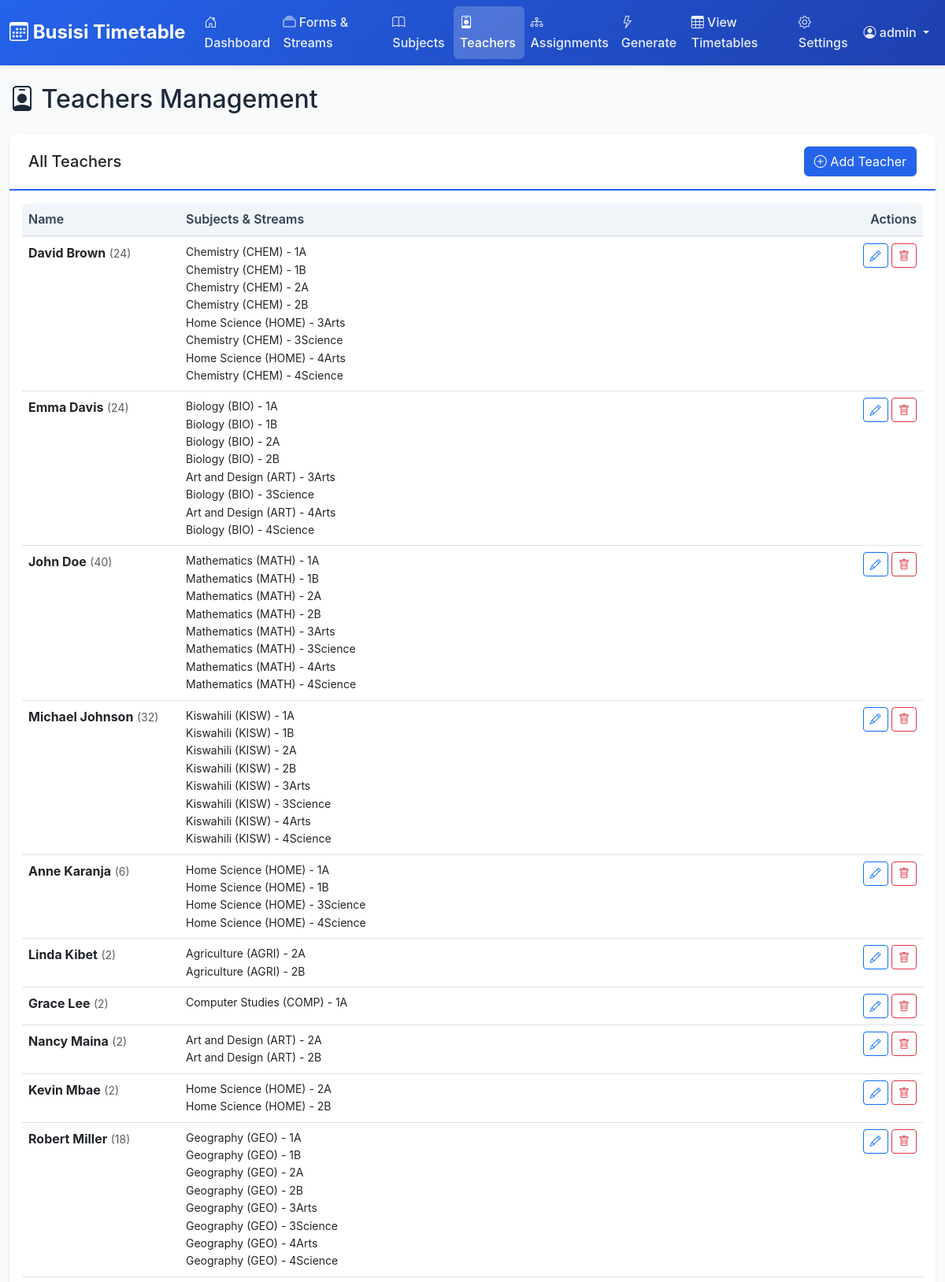
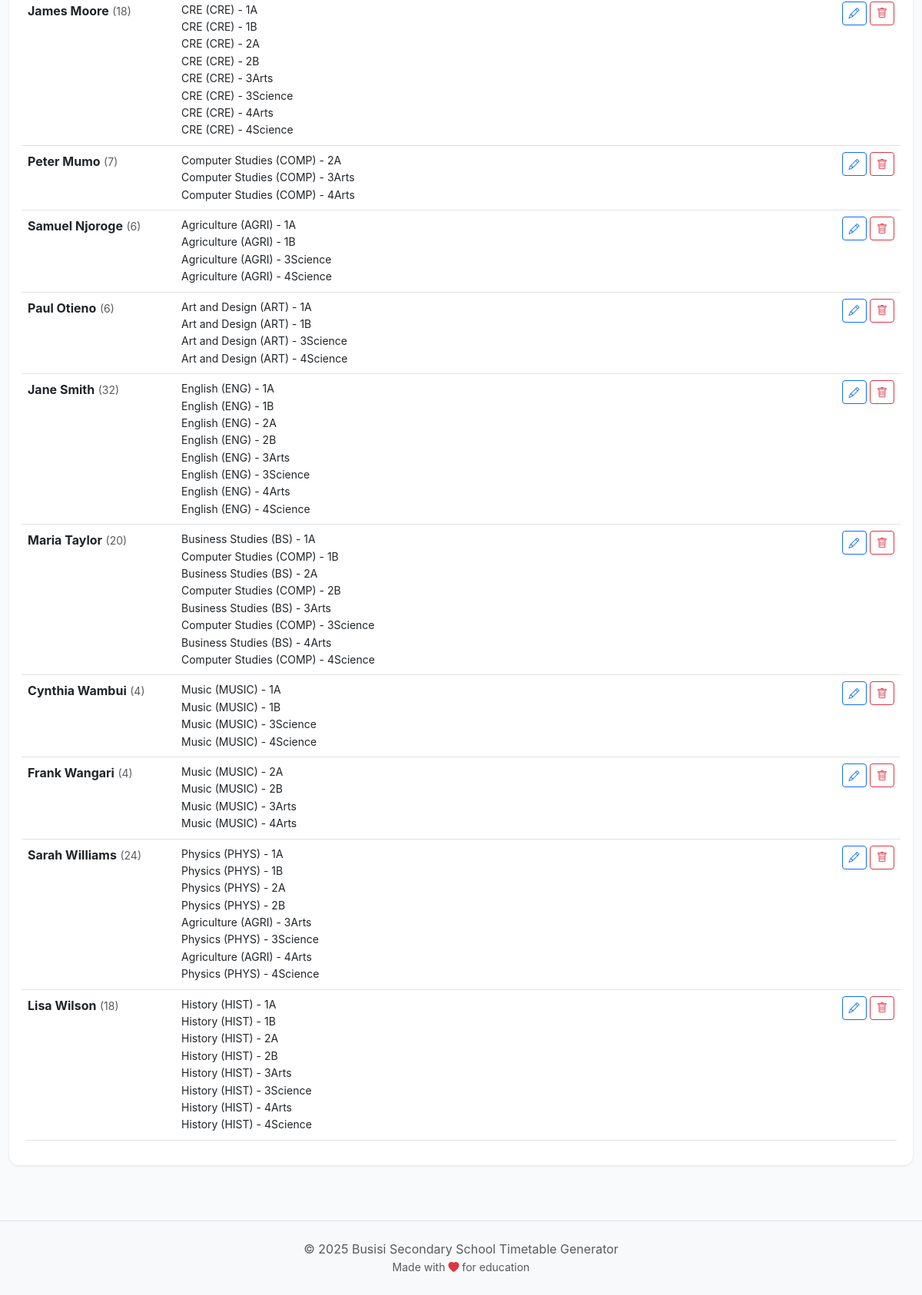
The app's page /admin/teachers.php (signed in) with its own data (2 pictures, top to bottom).
### tables this page shows
CREATE TABLE IF NOT EXISTS `teachers` (
  `id` int(11) NOT NULL AUTO_INCREMENT,
  `first_name` varchar(50) NOT NULL,
  `last_name` varchar(50) NOT NULL,
  `email` varchar(100) DEFAULT NULL,
  `phone` varchar(20) DEFAULT NULL,
  `employee_id` varchar(50) DEFAULT NULL,
  `created_at` timestamp NOT NULL DEFAULT CURRENT_TIMESTAMP,
  PRIMARY KEY (`id`),
  UNIQUE KEY `employee_id` (`employee_id`)
);

### includes/functions.php (called while the page is built, shortened)
<?php
function getAllTeachers() {
    $db = getDB();
    $stmt = $db->query("SELECT * FROM teachers ORDER BY last_name, first_name");
    return $stmt->fetchAll();
}
function getTeacherAssignments($teacherId) {
    $db = getDB();
    $stmt = $db->prepare("SELECT sa.*,
                         s.name as stream_name, f.name as form_name,
                         sub.name as subject_name, sub.code as subject_code
                         FROM subject_assignments sa
                         JOIN streams s ON sa.stream_id = s.id
                         JOIN forms f ON s.form_id = f.id
                         JOIN subjects sub ON sa.subject_id = sub.id
                         WHERE sa.teacher_id = ?
                         ORDER BY f.display_order, s.name, sub.name");
    $stmt->execute([$teacherId]);
    return $stmt->fetchAll();
}

### admin/teachers.php (the view, shortened to what this page needs)
<?php
require_once '../includes/functions.php';
$teachers = getAllTeachers();
?>
<?php require_once '../includes/header.php'; ?>
<div class="row">
    <div class="col-12">
        <h2 class="mb-4">
            <i class="bi bi-person-badge"></i> Teachers Management
        </h2>
    </div>
</div>
<div class="row">
    <div class="col-12">
        <div class="card">
            <div class="card-header d-flex justify-content-between align-items-center">
                <h5 class="mb-0">All Teachers</h5>
                <button type="button" class="btn btn-primary" data-bs-toggle="modal" data-bs-target="#createModal">
                    <i class="bi bi-plus-circle"></i> Add Teacher
                </button>
            </div>
            <div class="card-body">
                <?php if (empty($teachers)): ?>
                    <p class="text-muted mb-0">No teachers added yet. Click "Add Teacher" to get started.</p>
                <?php else: ?>
                    <div class="table-responsive">
                        <table class="table table-hover">
                            <thead>
                                <tr>
                                    <th style="width: 200px;">Name</th>
                                    <th>Subjects & Streams</th>
                                    <th class="text-end">Actions</th>
                                </tr>
                            </thead>
                            <tbody>
                                <?php foreach ($teachers as $teacher): ?>
                                    <?php $assignments = getTeacherAssignments($teacher['id']); ?>
                                    <?php
                                    $totalPeriods = 0;
                                    foreach ($assignments as $assignment) {
                                        $totalPeriods += $assignment['periods_per_week'];
                                    }
                                    ?>
                                    <tr>
                                        <td>
                                            <strong><?php echo htmlspecialchars($teacher['first_name'] . ' ' . $teacher['last_name']); ?></strong>
                                            <?php if ($totalPeriods > 0): ?>
                                                <small class="text-muted">(<?php echo $totalPeriods; ?>)</small>
                                            <?php endif; ?>
                                        </td>
                                        <td>
                                            <?php if (!empty($assignments)): ?>
                                                <div class="small">
                                                    <?php
                                                    $subjectStreams = [];
                                                    foreach ($assignments as $assignment) {
                                                        $formNumber = preg_replace('/[^0-9]/', '', $assignment['form_name']);
                                                        $streamCode = $formNumber . $assignment['stream_name'];
                                                        $subjectName = $assignment['subject_name'] . ($assignment['subject_code'] ? ' (' . $assignment['subject_code'] . ')' : '');
                                                        $subjectStreams[] = $subjectName . ' - ' . $streamCode;
                                                    }
                                                    echo implode('<br>', $subjectStreams);
                                                    ?>
                                                </div>
                                            <?php else: ?>
                                                <span class="text-muted">No assignments</span>
                                            <?php endif; ?>
                                        </td>
                                        <td class="text-end">
                                            <button type="button" class="btn btn-sm btn-outline-primary"
                                                    onclick="editTeacher(<?php echo htmlspecialchars(json_encode($teacher)); ?>)">
                                                <i class="bi bi-pencil"></i>
                                            </button>
                                            <form method="POST" class="d-inline" onsubmit="return confirmDelete()">
                                                <button type="submit" class="btn btn-sm btn-outline-danger">
                                                    <i class="bi bi-trash"></i>
                                                </button>
                                            </form>
                                        </td>
                                    </tr>
                                <?php endforeach; ?>
                            </tbody>
                        </table>
                    </div>
                <?php endif; ?>
            </div>
        </div>
    </div>
</div>
<?php require_once '../includes/footer.php'; ?>

### assets/css/main.css (style rules this page uses)
:root { --primary-color: #2563eb; --secondary-color: #64748b; --success-color: #16a34a; --danger-color: #dc2626; --warning-color: #ea580c; --info-color: #0891b2; --light-color: #f8fafc; --dark-color: #1e293b; }
body { font-family: -apple-system, BlinkMacSystemFont, 'Segoe UI', Roboto, Oxygen, Ubuntu, Cantarell, sans-serif; background-color: var(--light-color); color: var(--dark-color); line-height: 1.6; }
.card { border: none; border-radius: 0.75rem; box-shadow: 0 1px 3px rgba(0,0,0,0.1); transition: all 0.3s; }
.card-header { background-color: #fff; border-bottom: 2px solid var(--primary-color); font-weight: 600; padding: 1rem 1.5rem; border-radius: 0.75rem 0.75rem 0 0 !important; }
.btn-primary { background-color: var(--primary-color); border-color: var(--primary-color); transition: all 0.3s; }
.table { background-color: #fff; border-radius: 0.5rem; overflow: hidden; }
.table thead th { background-color: #f1f5f9; color: #334155; font-weight: 600; border-bottom: 2px solid #e2e8f0; border-top: none; }

### records on screen
teachers: first_name+last_name "David Brown", totalPeriods "24", subjectStreams "Chemistry (CHEM) - 1A Chemistry (CHEM) - 1B Chemistry (CHEM) - 2A Chemistry (CHEM) - 2B Home Science (HOME) - 3Arts Chemistry (CHEM) - 3Science Home Science (HOME) - 4Arts Chemistry (CHEM) - 4Science"
teachers: first_name+last_name "Emma Davis", totalPeriods "24", subjectStreams "Biology (BIO) - 1A Biology (BIO) - 1B Biology (BIO) - 2A Biology (BIO) - 2B Art and Design (ART) - 3Arts Biology (BIO) - 3Science Art and Design (ART) - 4Arts Biology (BIO) - 4Science"
teachers: first_name+last_name "John Doe", totalPeriods "40", subjectStreams "Mathematics (MATH) - 1A Mathematics (MATH) - 1B Mathematics (MATH) - 2A Mathematics (MATH) - 2B Mathematics (MATH) - 3Arts Mathematics (MATH) - 3Science Mathematics (MATH) - 4Arts Mathematics (MATH) - 4Science"
teachers: first_name+last_name "Michael Johnson", totalPeriods "32", subjectStreams "Kiswahili (KISW) - 1A Kiswahili (KISW) - 1B Kiswahili (KISW) - 2A Kiswahili (KISW) - 2B Kiswahili (KISW) - 3Arts Kiswahili (KISW) - 3Science Kiswahili (KISW) - 4Arts Kiswahili (KISW) - 4Science"
teachers: first_name+last_name "Anne Karanja", totalPeriods "6", subjectStreams "Home Science (HOME) - 1A Home Science (HOME) - 1B Home Science (HOME) - 3Science Home Science (HOME) - 4Science"
teachers: first_name+last_name "Linda Kibet", totalPeriods "2", subjectStreams "Agriculture (AGRI) - 2A Agriculture (AGRI) - 2B"
teachers: first_name+last_name "Grace Lee", totalPeriods "2", subjectStreams "Computer Studies (COMP) - 1A"
teachers: first_name+last_name "Nancy Maina", totalPeriods "2", subjectStreams "Art and Design (ART) - 2A Art and Design (ART) - 2B"
teachers: first_name+last_name "Kevin Mbae", totalPeriods "2", subjectStreams "Home Science (HOME) - 2A Home Science (HOME) - 2B"
teachers: first_name+last_name "Robert Miller", totalPeriods "18", subjectStreams "Geography (GEO) - 1A Geography (GEO) - 1B Geography (GEO) - 2A Geography (GEO) - 2B Geography (GEO) - 3Arts Geography (GEO) - 3Science Geography (GEO) - 4Arts Geography (GEO) - 4Science"
teachers: first_name+last_name "James Moore", totalPeriods "18", subjectStreams "CRE (CRE) - 1A CRE (CRE) - 1B CRE (CRE) - 2A CRE (CRE) - 2B CRE (CRE) - 3Arts CRE (CRE) - 3Science CRE (CRE) - 4Arts CRE (CRE) - 4Science"
teachers: first_name+last_name "Peter Mumo", totalPeriods "7", subjectStreams "Computer Studies (COMP) - 2A Computer Studies (COMP) - 3Arts Computer Studies (COMP) - 4Arts"
teachers: first_name+last_name "Samuel Njoroge", totalPeriods "6", subjectStreams "Agriculture (AGRI) - 1A Agriculture (AGRI) - 1B Agriculture (AGRI) - 3Science Agriculture (AGRI) - 4Science"
teachers: first_name+last_name "Paul Otieno", totalPeriods "6", subjectStreams "Art and Design (ART) - 1A Art and Design (ART) - 1B Art and Design (ART) - 3Science Art and Design (ART) - 4Science"
teachers: first_name+last_name "Jane Smith", totalPeriods "32", subjectStreams "English (ENG) - 1A English (ENG) - 1B English (ENG) - 2A English (ENG) - 2B English (ENG) - 3Arts English (ENG) - 3Science English (ENG) - 4Arts English (ENG) - 4Science"
teachers: first_name+last_name "Maria Taylor", totalPeriods "20", subjectStreams "Business Studies (BS) - 1A Computer Studies (COMP) - 1B Business Studies (BS) - 2A Computer Studies (COMP) - 2B Business Studies (BS) - 3Arts Computer Studies (COMP) - 3Science Business Studies (BS) - 4Arts Computer Studies (COMP) - 4Science"
teachers: first_name+last_name "Cynthia Wambui", totalPeriods "4", subjectStreams "Music (MUSIC) - 1A Music (MUSIC) - 1B Music (MUSIC) - 3Science Music (MUSIC) - 4Science"
teachers: first_name+last_name "Frank Wangari", totalPeriods "4", subjectStreams "Music (MUSIC) - 2A Music (MUSIC) - 2B Music (MUSIC) - 3Arts Music (MUSIC) - 4Arts"
teachers: first_name+last_name "Sarah Williams", totalPeriods "24", subjectStreams "Physics (PHYS) - 1A Physics (PHYS) - 1B Physics (PHYS) - 2A Physics (PHYS) - 2B Agriculture (AGRI) - 3Arts Physics (PHYS) - 3Science Agriculture (AGRI) - 4Arts Physics (PHYS) - 4Science"
teachers: first_name+last_name "Lisa Wilson", totalPeriods "18", subjectStreams "History (HIST) - 1A History (HIST) - 1B History (HIST) - 2A History (HIST) - 2B History (HIST) - 3Arts History (HIST) - 3Science History (HIST) - 4Arts History (HIST) - 4Science"

### other values on screen
$_SESSION['admin_username'] "admin"
